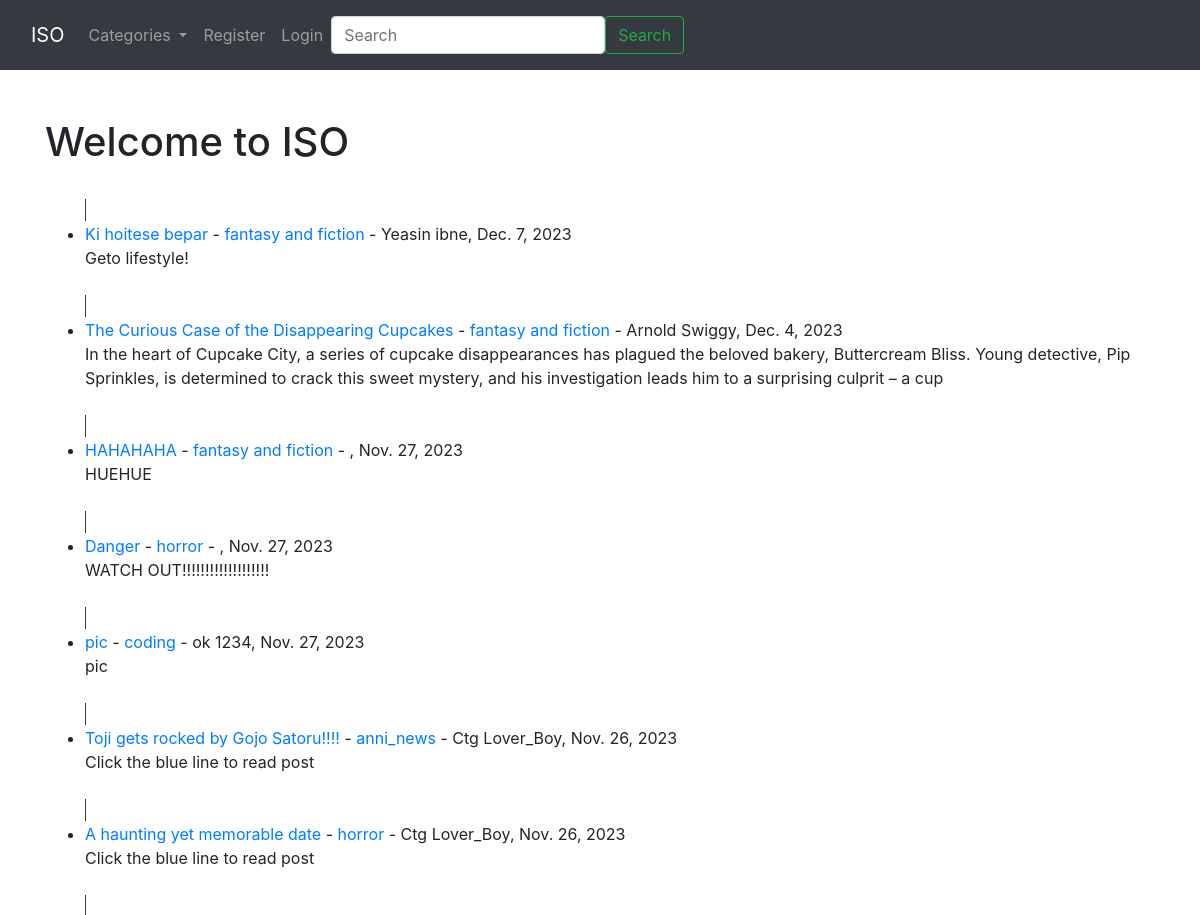
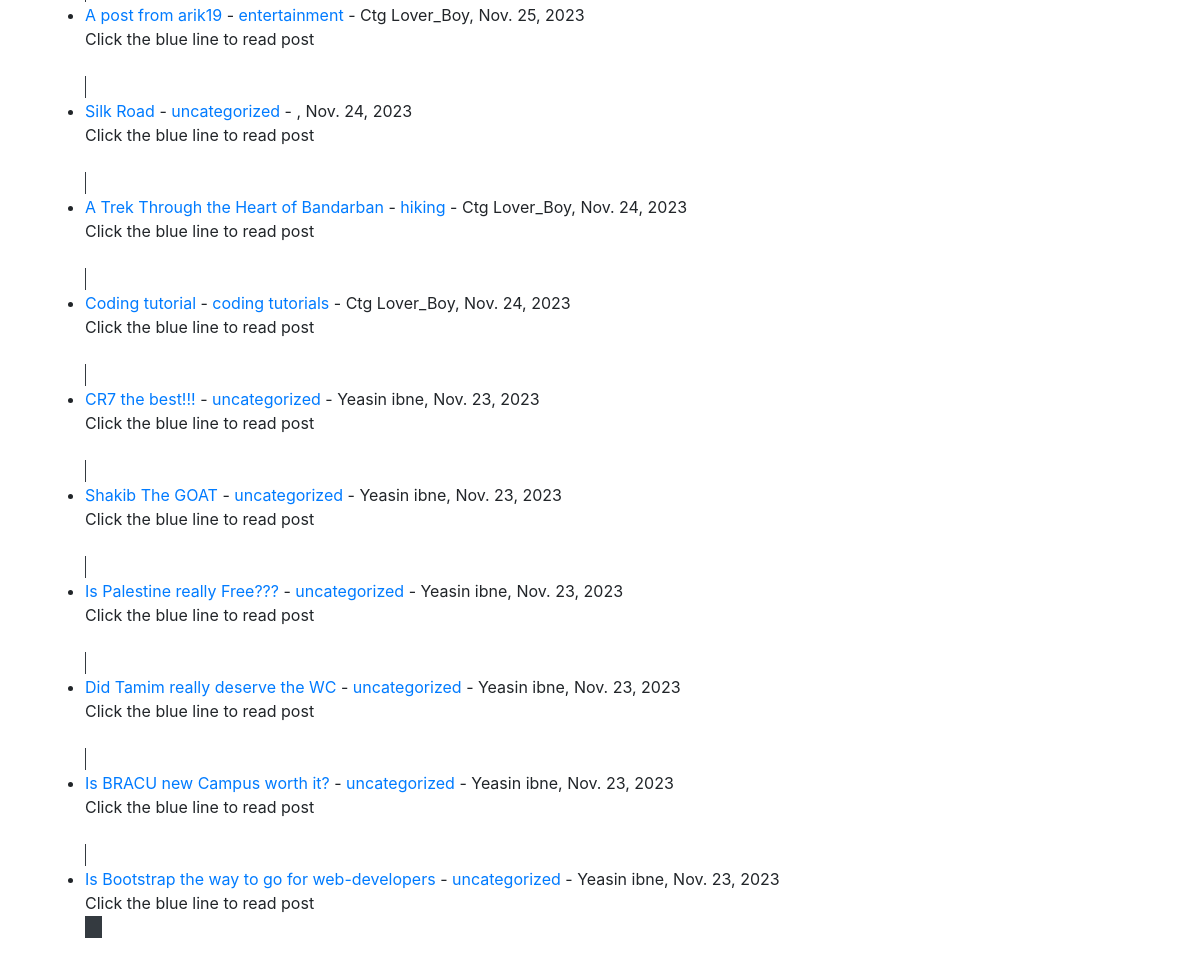
The page / on the database its author committed (2 pictures, top to bottom).
### ISO_Blog/models.py (models this page shows, shortened)
class Post(models.Model):
    title=models.CharField(max_length=255)
    header_image= models.ImageField(null=True, blank=True, upload_to="images/profile")
    title_tag=models.CharField(max_length=255)
    author=models.ForeignKey(User, on_delete=models.CASCADE)
    body=RichTextField(blank=True, null=True)
    post_date=models.DateField(auto_now_add=True)
    category=models.CharField(max_length=255, default='uncategorized')
    likes = models.ManyToManyField(User, related_name='blog_posts')
    snippet=models.CharField(max_length=255)

### ISO_Blog/views.py (the view)
# urls.py: path('', Homeview.as_view(), name='Home'),
class Homeview(ListView):
    model=Post
    template_name='home.html'
    ordering=['-post_date']
    def get_context_data(self, *args, **kwargs):
        cat_menu = Category.objects.all()
        context = super(Homeview, self).get_context_data(*args, **kwargs)
        context["cat_menu"] = cat_menu
        return context

### ISO_Blog/models.py (called while the page is built)
    def __str__(self):
        return self.name

### ISO_Blog/templates/home.html (shortened to what this page needs)
{% extends 'base.html' %}
{% block content %}
<h1>Welcome to ISO </h1>
<ul>
{% for post in object_list %}
    <br/>
    <span class="border border-dark">
    <li><a href="{% url 'post_details' post.pk %}">{{post.title}}</a> - <a href="{%url 'category' post.category|slugify %}">
    {{ post.category }}</a> - {{ post.author.first_name }}
    {{ post.author.last_name }},
    {{ post.post_date }}
    <br/>
    {{post.snippet}}
    </span></li>
{% endfor %}
</ul>
{% endblock %}

### rows shown on the page
Post: title "Ki hoitese bepar", category "fantasy and fiction", author.first_name "Yeasin", author.last_name "ibne", post_date "Dec. 7, 2023", snippet "Geto lifestyle!"
Post: title "The Curious Case of the Disappearing Cupcakes", category "fantasy and fiction", author.first_name "Arnold", author.last_name "Swiggy", post_date "Dec. 4, 2023", snippet "In the heart of Cupcake City, a series of cupcake disappearances has plagued the beloved bakery, Buttercream Bliss. Young detective, Pip Sprinkles, is determined to crack this sweet mystery, and his investigation leads him to a surprising culprit – a cup"
Post: title "HAHAHAHA", category "fantasy and fiction", post_date "Nov. 27, 2023", snippet "HUEHUE"
Post: title "Danger", category "horror", post_date "Nov. 27, 2023", snippet "WATCH OUT!!!!!!!!!!!!!!!!!!!"
Post: title "pic", category "coding", author.first_name "ok", author.last_name "1234", post_date "Nov. 27, 2023", snippet "pic"
Post: title "Toji gets rocked by Gojo Satoru!!!!", category "anni_news", author.first_name "Ctg", author.last_name "Lover_Boy", post_date "Nov. 26, 2023", snippet "Click the blue line to read post"
Post: title "A haunting yet memorable date", category "horror", author.first_name "Ctg", author.last_name "Lover_Boy", post_date "Nov. 26, 2023", snippet "Click the blue line to read post"
Post: title "A post from arik19", category "entertainment", author.first_name "Ctg", author.last_name "Lover_Boy", post_date "Nov. 25, 2023", snippet "Click the blue line to read post"
Post: title "Silk Road", category "uncategorized", post_date "Nov. 24, 2023", snippet "Click the blue line to read post"
Post: title "A Trek Through the Heart of Bandarban", category "hiking", author.first_name "Ctg", author.last_name "Lover_Boy", post_date "Nov. 24, 2023", snippet "Click the blue line to read post"
Post: title "Coding tutorial", category "coding tutorials", author.first_name "Ctg", author.last_name "Lover_Boy", post_date "Nov. 24, 2023", snippet "Click the blue line to read post"
Post: title "CR7 the best!!!", category "uncategorized", author.first_name "Yeasin", author.last_name "ibne", post_date "Nov. 23, 2023", snippet "Click the blue line to read post"
Post: title "Shakib The GOAT", category "uncategorized", author.first_name "Yeasin", author.last_name "ibne", post_date "Nov. 23, 2023", snippet "Click the blue line to read post"
Post: title "Is Palestine really Free???", category "uncategorized", author.first_name "Yeasin", author.last_name "ibne", post_date "Nov. 23, 2023", snippet "Click the blue line to read post"
Post: title "Did Tamim really deserve the WC", category "uncategorized", author.first_name "Yeasin", author.last_name "ibne", post_date "Nov. 23, 2023", snippet "Click the blue line to read post"
Post: title "Is BRACU new Campus worth it?", category "uncategorized", author.first_name "Yeasin", author.last_name "ibne", post_date "Nov. 23, 2023", snippet "Click the blue line to read post"
Post: title "Is Bootstrap the way to go for web-developers", category "uncategorized", author.first_name "Yeasin", author.last_name "ibne", post_date "Nov. 23, 2023", snippet "Click the blue line to read post"
